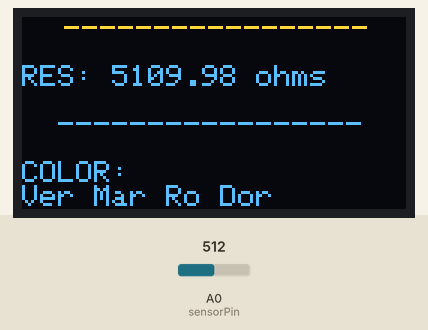
Bench run of a sketch on a simulated Arduino Uno, built with avr-gcc and run on an emulated ATmega328P. Parts: 128×64 one-colour display. The test bench sets the inputs (shaded band); at power-on: A0 (sensorPin) = 512. The OLED is the two-colour kind (top 16 rows yellow); the display library's start-up logo is not drawn; what the sketch prints to the serial monitor is not drawn.

Above: at 3.2 s.
3.3 s: A0 (sensorPin) set to 306
At 4.9 s:
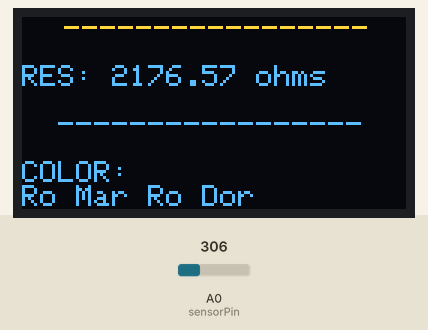
5.6 s: A0 (sensorPin) set to 122
At 6.6 s:
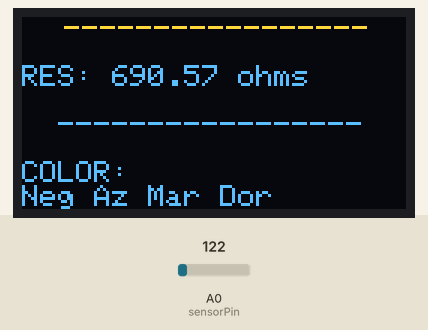
7.7 s: A0 (sensorPin) set to 0
At 9.5 s:
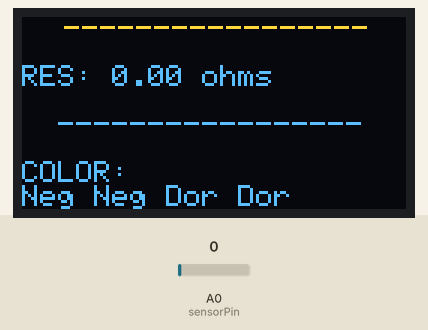
9.8 s: A0 (sensorPin) set to 511
At 11.3 s:
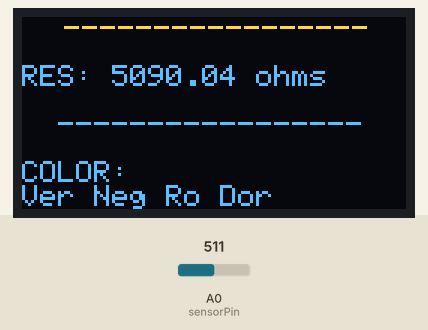
11.8 s: A0 (sensorPin) set to 900
At 13.0 s:
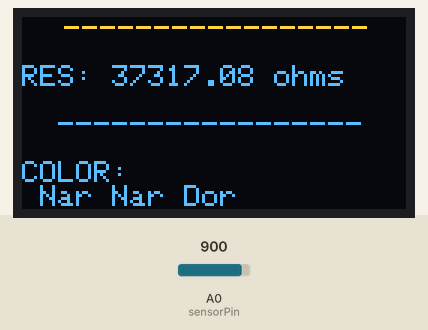
13.9 s: A0 (sensorPin) set to 1023
At 15.9 s:
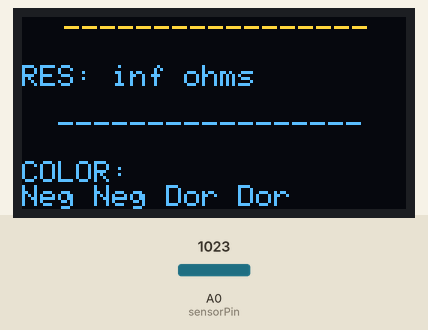
Timing chart, 0 to 17.0 s (numbered marks = the images above; inputs shaded):
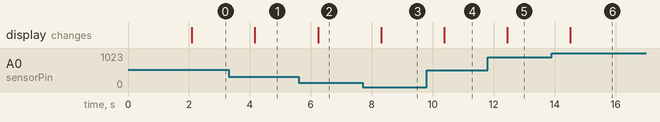

The sketch:

Ohmetro_OLED.ino
```cpp
#include <Wire.h>
#include <Adafruit_GFX.h>
#include <Adafruit_SSD1306.h>
#define SCREEN_WIDTH 128
#define SCREEN_HEIGHT 64
#define OLED_RESET    -1
Adafruit_SSD1306 display(SCREEN_WIDTH, SCREEN_HEIGHT, &Wire, OLED_RESET);
const int sensorPin = A0;
const float resistorValue = 5100.0;

void setup() {
  Serial.begin(9600);
  if(!display.begin(SSD1306_SWITCHCAPVCC, 0x3C)) {
    Serial.println(F("Error: No se pudo inicializar la pantalla OLED"));
    while (true);
  }
  display.display();
  delay(2000);
  display.clearDisplay();
}

void loop() {
  float voltage = readVoltage(sensorPin);
  float Resistencia = calculateResistance(voltage);
  printResistanceAndColorCode(Resistencia);
  delay(1000);
}

float readVoltage(int pin) {
  int sensorValue = analogRead(pin);  // Leer el valor analógico del pin especificado
  float voltage = sensorValue * (5.0 / 1023.0);  // Convertir el valor a voltaje (0-5V)
  return voltage;
}

float calculateResistance(float voltage) {
  // Calcular la resistencia usando la ley de Ohm: R = (V * R1) / (VCC - V)
  float Resistencia = (voltage * resistorValue) / (5.0 - voltage);
  return Resistencia;
}
void printResistanceAndColorCode(float Resistencia) {
  Serial.print("Resistance: ");
  Serial.print(Resistencia, 2);
  Serial.println(" ohms");
  char CodigoColor[50];
  printColorCode(Resistencia, CodigoColor);
  Serial.println(CodigoColor);

  display.clearDisplay();
  display.setTextSize(1);
  display.setTextColor(SSD1306_WHITE);
  display.setTextSize(1);
  display.setCursor(2, 0);
  display.println("  -----------------");
  display.println("");
  display.print("RES: ");
  display.print(Resistencia, 2);
  display.println(" ohms");
  display.println("");
  display.println("  -----------------");
  display.println("");
  display.setTextSize(1.8);
  display.println("COLOR: ");
  display.println(CodigoColor);
  display.display();
}

void printColorCode(float Resistencia, char* CodigoColor) {
  const char* colorBands[] = {"Neg", "Mar", "Ro", "Nar", "Am", "Ver", "Az", "Vio", "Gris", "Blan"};
  int redondeoRes = int(Resistencia + 0.5);
  int Banda_1 = redondeoRes / 1000;
  int Banda_2 = (redondeoRes / 100) % 10;
  int multiplier = numDigits(redondeoRes) - 2;
  const char* tolerance = "Dor";
  sprintf(CodigoColor, "%s %s %s %s", colorBands[Banda_1], colorBands[Banda_2], colorBands[multiplier], tolerance);
}
int numDigits(int number) {
  int digits = 1;
  while (number /= 10) {
    digits++;
  }
  return digits;
}
```

Measured:
- after the input at 3.3 s, the display: changes after 0.86 s (image 1)
- after the input at 5.6 s, the display: changes after 0.64 s (image 2)
- after the input at 7.7 s, the display: changes after 0.61 s (image 3)
- after the input at 9.8 s, the display: changes after 0.58 s (image 4)
- after the input at 11.8 s, the display: changes after 0.65 s (image 5)
- after the input at 13.9 s, the display: changes after 0.62 s (image 6)
